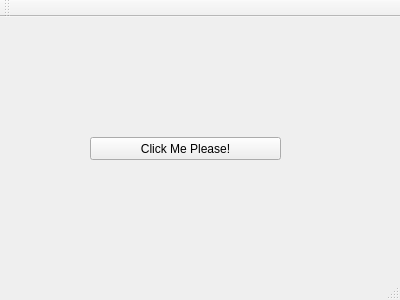
<?xml version="1.0" encoding="UTF-8"?>
<ui version="4.0">
 <class>MainWindow</class>
 <widget class="QMainWindow" name="MainWindow">
  <property name="geometry">
   <rect>
    <x>0</x>
    <y>0</y>
    <width>400</width>
    <height>300</height>
   </rect>
  </property>
  <property name="windowTitle">
   <string>MainWindow</string>
  </property>
  <widget class="QWidget" name="centralWidget">
   <widget class="QPushButton" name="pushButton">
    <property name="geometry">
     <rect>
      <x>90</x>
      <y>120</y>
      <width>191</width>
      <height>23</height>
     </rect>
    </property>
    <property name="text">
     <string>Click Me Please!</string>
    </property>
   </widget>
  </widget>
  <widget class="QMenuBar" name="menuBar">
   <property name="geometry">
    <rect>
     <x>0</x>
     <y>0</y>
     <width>400</width>
     <height>21</height>
    </rect>
   </property>
  </widget>
  <widget class="QToolBar" name="mainToolBar">
   <attribute name="toolBarArea">
    <enum>TopToolBarArea</enum>
   </attribute>
   <attribute name="toolBarBreak">
    <bool>false</bool>
   </attribute>
  </widget>
  <widget class="QStatusBar" name="statusBar"/>
 </widget>
 <layoutdefault spacing="6" margin="11"/>
 <resources/>
 <connections/>
</ui>
